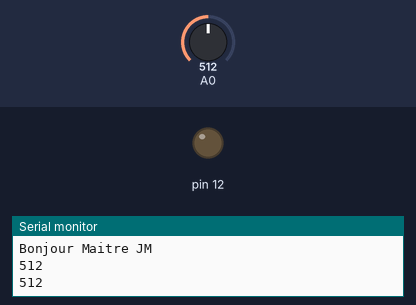
Bench run of a sketch on a simulated Arduino Uno, built with avr-gcc and run on an emulated ATmega328P. Shown: output pins drawn as LEDs (lit = HIGH), the last lines printed to the serial monitor. The test bench sets the inputs (shaded band); at power-on: A0 = 512.

Above: at 1.8 s.
1.9 s: A0 set to 104
3.4 s: A0 set to 90
At 5.1 s:
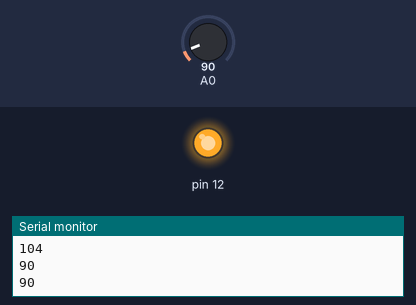
5.5 s: A0 set to 110
At 6.7 s:
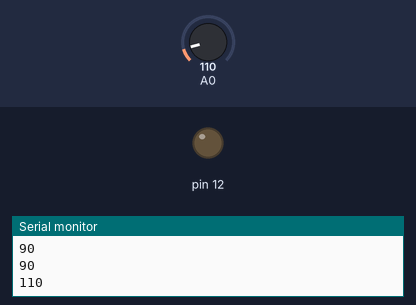
7.5 s: A0 set to 0
At 9.5 s:
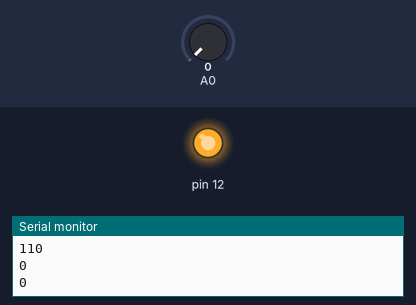
Timing chart, 0 to 10.5 s (numbered marks = the images above; inputs shaded):
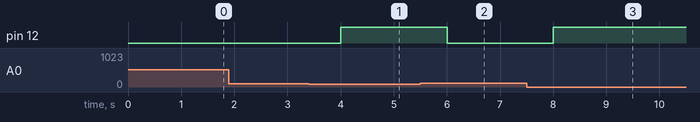

Measured:
- the behaviour switches between 100 and 99 on A0 (found by bisection; images 0 and 1)
- after the input at 3.4 s, pin 12: LOW → HIGH after 0.60 s
- after the input at 5.5 s, pin 12: HIGH → LOW after 0.50 s
- after the input at 7.5 s, pin 12: LOW → HIGH after 0.50 s

The sketch:

BTModule_Master.ino
```cpp
//SLAVE
//+ADDR:98d3:36:bee3
//MASTER 1421 Droite
//+ADDR:98d3:36:bc12

#include <SoftwareSerial.h>
SoftwareSerial BTS(10,11); // Rx ! Tx

String photomess = "Je ne vois plus rien";

void setup() {
 Serial.begin(38400);
 BTS.begin(38400);
 pinMode(12, OUTPUT);
 pinMode(A0, INPUT);
 Serial.print("Bonjour Maitre JM \n");

}

void loop() {
  digitalWrite(12, LOW);
 int sensorValue = analogRead(A0);
 Serial.print(sensorValue);
 Serial.print("\n");

 if (sensorValue<100){
  BTS.print(42);
  digitalWrite(12, HIGH);
 }else{
  //BTS.write("photomess");
 }
 delay(1000);
 /*BTS.flush();
 digitalWrite(12, LOW);
 delay(1000);

 BTS.print("10");

 digitalWrite(12, HIGH);
 delay(5000);
 */
 BTS.flush();
}
```
